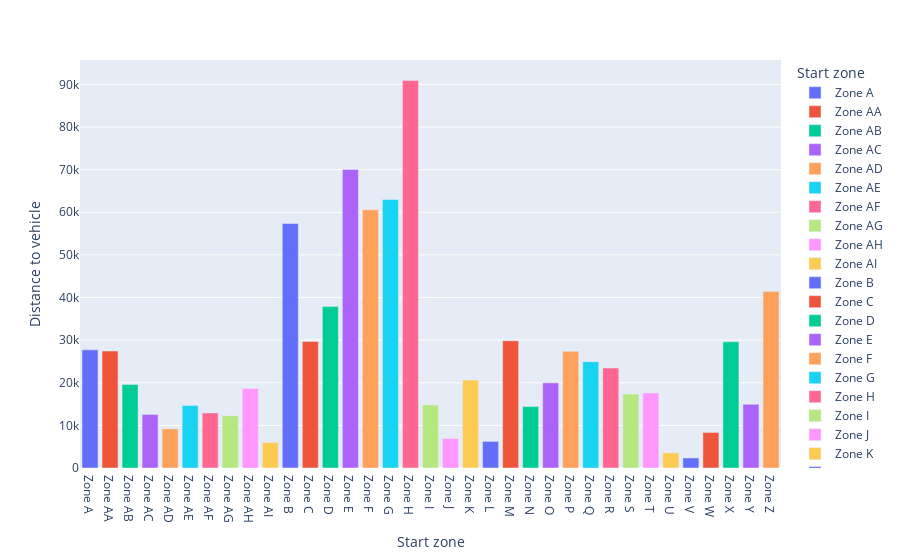

This figure's notebook cell:
### Code cell
df = performance_df
fig = px.bar(df, x="Start zone", y="Distance to vehicle", color="Start zone")
fig.show()

### Figure 1 — Plotly figure (JSON) as saved in the notebook; plotly's stock layout.template omitted (floating-point values rounded to 4 significant figures)
{"data": [{"alignmentgroup": "True", "hovertemplate": "Start zone=%{x}<br>Distance to vehicle=%{y}<extra></extra>", "legendgroup": "Zone A", "marker": {"color": "#636efa"}, "name": "Zone A", "offsetgroup": "Zone A", "orientation": "v", "showlegend": true, "textposition": "auto", "type": "bar", "x": ["Zone A"], "xaxis": "x", "y": [27718], "yaxis": "y"}, {"alignmentgroup": "True", "hovertemplate": "Start zone=%{x}<br>Distance to vehicle=%{y}<extra></extra>", "legendgroup": "Zone AA", "marker": {"color": "#EF553B"}, "name": "Zone AA", "offsetgroup": "Zone AA", "orientation": "v", "showlegend": true, "textposition": "auto", "type": "bar", "x": ["Zone AA"], "xaxis": "x", "y": [27450], "yaxis": "y"}, {"alignmentgroup": "True", "hovertemplate": "Start zone=%{x}<br>Distance to vehicle=%{y}<extra></extra>", "legendgroup": "Zone AB", "marker": {"color": "#00cc96"}, "name": "Zone AB", "offsetgroup": "Zone AB", "orientation": "v", "showlegend": true, "textposition": "auto", "type": "bar", "x": ["Zone AB"], "xaxis": "x", "y": [19565], "yaxis": "y"}, {"alignmentgroup": "True", "hovertemplate": "Start zone=%{x}<br>Distance to vehicle=%{y}<extra></extra>", "legendgroup": "Zone AC", "marker": {"color": "#ab63fa"}, "name": "Zone AC", "offsetgroup": "Zone AC", "orientation": "v", "showlegend": true, "textposition": "auto", "type": "bar", "x": ["Zone AC"], "xaxis": "x", "y": [12576], "yaxis": "y"}, {"alignmentgroup": "True", "hovertemplate": "Start zone=%{x}<br>Distance to vehicle=%{y}<extra></extra>", "legendgroup": "Zone AD", "marker": {"color": "#FFA15A"}, "name": "Zone AD", "offsetgroup": "Zone AD", "orientation": "v", "showlegend": true, "textposition": "auto", "type": "bar", "x": ["Zone AD"], "xaxis": "x", "y": [9191], "yaxis": "y"}, {"alignmentgroup": "True", "hovertemplate": "Start zone=%{x}<br>Distance to vehicle=%{y}<extra></extra>", "legendgroup": "Zone AE", "marker": {"color": "#19d3f3"}, "name": "Zone AE", "offsetgroup": "Zone AE", "orientation": "v", "showlegend": true, "textposition": "auto", "type": "bar", "x": ["Zone AE"], "xaxis": "x", "y": [14646], "yaxis": "y"}, {"alignmentgroup": "True", "hovertemplate": "Start zone=%{x}<br>Distance to vehicle=%{y}<extra></extra>", "legendgroup": "Zone AF", "marker": {"color": "#FF6692"}, "name": "Zone AF", "offsetgroup": "Zone AF", "orientation": "v", "showlegend": true, "textposition": "auto", "type": "bar", "x": ["Zone AF"], "xaxis": "x", "y": [12929], "yaxis": "y"}, {"alignmentgroup": "True", "hovertemplate": "Start zone=%{x}<br>Distance to vehicle=%{y}<extra></extra>", "legendgroup": "Zone AG", "marker": {"color": "#B6E880"}, "name": "Zone AG", "offsetgroup": "Zone AG", "orientation": "v", "showlegend": true, "textposition": "auto", "type": "bar", "x": ["Zone AG"], "xaxis": "x", "y": [12260], "yaxis": "y"}, {"alignmentgroup": "True", "hovertemplate": "Start zone=%{x}<br>Distance to vehicle=%{y}<extra></extra>", "legendgroup": "Zone AH", "marker": {"color": "#FF97FF"}, "name": "Zone AH", "offsetgroup": "Zone AH", "orientation": "v", "showlegend": true, "textposition": "auto", "type": "bar", "x": ["Zone AH"], "xaxis": "x", "y": [18657], "yaxis": "y"}, {"alignmentgroup": "True", "hovertemplate": "Start zone=%{x}<br>Distance to vehicle=%{y}<extra></extra>", "legendgroup": "Zone AI", "marker": {"color": "#FECB52"}, "name": "Zone AI", "offsetgroup": "Zone AI", "orientation": "v", "showlegend": true, "textposition": "auto", "type": "bar", "x": ["Zone AI"], "xaxis": "x", "y": [5971], "yaxis": "y"}, {"alignmentgroup": "True", "hovertemplate": "Start zone=%{x}<br>Distance to vehicle=%{y}<extra></extra>", "legendgroup": "Zone B", "marker": {"color": "#636efa"}, "name": "Zone B", "offsetgroup": "Zone B", "orientation": "v", "showlegend": true, "textposition": "auto", "type": "bar", "x": ["Zone B"], "xaxis": "x", "y": [57388], "yaxis": "y"}, {"alignmentgroup": "True", "hovertemplate": "Start zone=%{x}<br>Distance to vehicle=%{y}<extra></extra>", "legendgroup": "Zone C", "marker": {"color": "#EF553B"}, "name": "Zone C", "offsetgroup": "Zone C", "orientation": "v", "showlegend": true, "textposition": "auto", "type": "bar", "x": ["Zone C"], "xaxis": "x", "y": [29703], "yaxis": "y"}, {"alignmentgroup": "True", "hovertemplate": "Start zone=%{x}<br>Distance to vehicle=%{y}<extra></extra>", "legendgroup": "Zone D", "marker": {"color": "#00cc96"}, "name": "Zone D", "offsetgroup": "Zone D", "orientation": "v", "showlegend": true, "textposition": "auto", "type": "bar", "x": ["Zone D"], "xaxis": "x", "y": [37867], "yaxis": "y"}, {"alignmentgroup": "True", "hovertemplate": "Start zone=%{x}<br>Distance to vehicle=%{y}<extra></extra>", "legendgroup": "Zone E", "marker": {"color": "#ab63fa"}, "name": "Zone E", "offsetgroup": "Zone E", "orientation": "v", "showlegend": true, "textposition": "auto", "type": "bar", "x": ["Zone E"], "xaxis": "x", "y": [70048], "yaxis": "y"}, {"alignmentgroup": "True", "hovertemplate": "Start zone=%{x}<br>Distance to vehicle=%{y}<extra></extra>", "legendgroup": "Zone F", "marker": {"color": "#FFA15A"}, "name": "Zone F", "offsetgroup": "Zone F", "orientation": "v", "showlegend": true, "textposition": "auto", "type": "bar", "x": ["Zone F"], "xaxis": "x", "y": [60568], "yaxis": "y"}, {"alignmentgroup": "True", "hovertemplate": "Start zone=%{x}<br>Distance to vehicle=%{y}<extra></extra>", "legendgroup": "Zone G", "marker": {"color": "#19d3f3"}, "name": "Zone G", "offsetgroup": "Zone G", "orientation": "v", "showlegend": true, "textposition": "auto", "type": "bar", "x": ["Zone G"], "xaxis": "x", "y": [62997], "yaxis": "y"}, {"alignmentgroup": "True", "hovertemplate": "Start zone=%{x}<br>Distance to vehicle=%{y}<extra></extra>", "legendgroup": "Zone H", "marker": {"color": "#FF6692"}, "name": "Zone H", "offsetgroup": "Zone H", "orientation": "v", "showlegend": true, "textposition": "auto", "type": "bar", "x": ["Zone H"], "xaxis": "x", "y": [90942], "yaxis": "y"}, {"alignmentgroup": "True", "hovertemplate": "Start zone=%{x}<br>Distance to vehicle=%{y}<extra></extra>", "legendgroup": "Zone I", "marker": {"color": "#B6E880"}, "name": "Zone I", "offsetgroup": "Zone I", "orientation": "v", "showlegend": true, "textposition": "auto", "type": "bar", "x": ["Zone I"], "xaxis": "x", "y": [14810], "yaxis": "y"}, {"alignmentgroup": "True", "hovertemplate": "Start zone=%{x}<br>Distance to vehicle=%{y}<extra></extra>", "legendgroup": "Zone J", "marker": {"color": "#FF97FF"}, "name": "Zone J", "offsetgroup": "Zone J", "orientation": "v", "showlegend": true, "textposition": "auto", "type": "bar", "x": ["Zone J"], "xaxis": "x", "y": [6921], "yaxis": "y"}, {"alignmentgroup": "True", "hovertemplate": "Start zone=%{x}<br>Distance to vehicle=%{y}<extra></extra>", "legendgroup": "Zone K", "marker": {"color": "#FECB52"}, "name": "Zone K", "offsetgroup": "Zone K", "orientation": "v", "showlegend": true, "textposition": "auto", "type": "bar", "x": ["Zone K"], "xaxis": "x", "y": [20625], "yaxis": "y"}, {"alignmentgroup": "True", "hovertemplate": "Start zone=%{x}<br>Distance to vehicle=%{y}<extra></extra>", "legendgroup": "Zone L", "marker": {"color": "#636efa"}, "name": "Zone L", "offsetgroup": "Zone L", "orientation": "v", "showlegend": true, "textposition": "auto", "type": "bar", "x": ["Zone L"], "xaxis": "x", "y": [6247], "yaxis": "y"}, {"alignmentgroup": "True", "hovertemplate": "Start zone=%{x}<br>Distance to vehicle=%{y}<extra></extra>", "legendgroup": "Zone M", "marker": {"color": "#EF553B"}, "name": "Zone M", "offsetgroup": "Zone M", "orientation": "v", "showlegend": true, "textposition": "auto", "type": "bar", "x": ["Zone M"], "xaxis": "x", "y": [29853], "yaxis": "y"}, {"alignmentgroup": "True", "hovertemplate": "Start zone=%{x}<br>Distance to vehicle=%{y}<extra></extra>", "legendgroup": "Zone N", "marker": {"color": "#00cc96"}, "name": "Zone N", "offsetgroup": "Zone N", "orientation": "v", "showlegend": true, "textposition": "auto", "type": "bar", "x": ["Zone N"], "xaxis": "x", "y": [14401], "yaxis": "y"}, {"alignmentgroup": "True", "hovertemplate": "Start zone=%{x}<br>Distance to vehicle=%{y}<extra></extra>", "legendgroup": "Zone O", "marker": {"color": "#ab63fa"}, "name": "Zone O", "offsetgroup": "Zone O", "orientation": "v", "showlegend": true, "textposition": "auto", "type": "bar", "x": ["Zone O"], "xaxis": "x", "y": [19980], "yaxis": "y"}, {"alignmentgroup": "True", "hovertemplate": "Start zone=%{x}<br>Distance to vehicle=%{y}<extra></extra>", "legendgroup": "Zone P", "marker": {"color": "#FFA15A"}, "name": "Zone P", "offsetgroup": "Zone P", "orientation": "v", "showlegend": true, "textposition": "auto", "type": "bar", "x": ["Zone P"], "xaxis": "x", "y": [27401], "yaxis": "y"}, {"alignmentgroup": "True", "hovertemplate": "Start zone=%{x}<br>Distance to vehicle=%{y}<extra></extra>", "legendgroup": "Zone Q", "marker": {"color": "#19d3f3"}, "name": "Zone Q", "offsetgroup": "Zone Q", "orientation": "v", "showlegend": true, "textposition": "auto", "type": "bar", "x": ["Zone Q"], "xaxis": "x", "y": [24950], "yaxis": "y"}, {"alignmentgroup": "True", "hovertemplate": "Start zone=%{x}<br>Distance to vehicle=%{y}<extra></extra>", "legendgroup": "Zone R", "marker": {"color": "#FF6692"}, "name": "Zone R", "offsetgroup": "Zone R", "orientation": "v", "showlegend": true, "textposition": "auto", "type": "bar", "x": ["Zone R"], "xaxis": "x", "y": [23454], "yaxis": "y"}, {"alignmentgroup": "True", "hovertemplate": "Start zone=%{x}<br>Distance to vehicle=%{y}<extra></extra>", "legendgroup": "Zone S", "marker": {"color": "#B6E880"}, "name": "Zone S", "offsetgroup": "Zone S", "orientation": "v", "showlegend": true, "textposition": "auto", "type": "bar", "x": ["Zone S"], "xaxis": "x", "y": [17344], "yaxis": "y"}, {"alignmentgroup": "True", "hovertemplate": "Start zone=%{x}<br>Distance to vehicle=%{y}<extra></extra>", "legendgroup": "Zone T", "marker": {"color": "#FF97FF"}, "name": "Zone T", "offsetgroup": "Zone T", "orientation": "v", "showlegend": true, "textposition": "auto", "type": "bar", "x": ["Zone T"], "xaxis": "x", "y": [17606], "yaxis": "y"}, {"alignmentgroup": "True", "hovertemplate": "Start zone=%{x}<br>Distance to vehicle=%{y}<extra></extra>", "legendgroup": "Zone U", "marker": {"color": "#FECB52"}, "name": "Zone U", "offsetgroup": "Zone U", "orientation": "v", "showlegend": true, "textposition": "auto", "type": "bar", "x": ["Zone U"], "xaxis": "x", "y": [3558], "yaxis": "y"}, {"alignmentgroup": "True", "hovertemplate": "Start zone=%{x}<br>Distance to vehicle=%{y}<extra></extra>", "legendgroup": "Zone V", "marker": {"color": "#636efa"}, "name": "Zone V", "offsetgroup": "Zone V", "orientation": "v", "showlegend": true, "textposition": "auto", "type": "bar", "x": ["Zone V"], "xaxis": "x", "y": [2359], "yaxis": "y"}, {"alignmentgroup": "True", "hovertemplate": "Start zone=%{x}<br>Distance to vehicle=%{y}<extra></extra>", "legendgroup": "Zone W", "marker": {"color": "#EF553B"}, "name": "Zone W", "offsetgroup": "Zone W", "orientation": "v", "showlegend": true, "textposition": "auto", "type": "bar", "x": ["Zone W"], "xaxis": "x", "y": [8341], "yaxis": "y"}, {"alignmentgroup": "True", "hovertemplate": "Start zone=%{x}<br>Distance to vehicle=%{y}<extra></extra>", "legendgroup": "Zone X", "marker": {"color": "#00cc96"}, "name": "Zone X", "offsetgroup": "Zone X", "orientation": "v", "showlegend": true, "textposition": "auto", "type": "bar", "x": ["Zone X"], "xaxis": "x", "y": [29610], "yaxis": "y"}, {"alignmentgroup": "True", "hovertemplate": "Start zone=%{x}<br>Distance to vehicle=%{y}<extra></extra>", "legendgroup": "Zone Y", "marker": {"color": "#ab63fa"}, "name": "Zone Y", "offsetgroup": "Zone Y", "orientation": "v", "showlegend": true, "textposition": "auto", "type": "bar", "x": ["Zone Y"], "xaxis": "x", "y": [14959], "yaxis": "y"}, {"alignmentgroup": "True", "hovertemplate": "Start zone=%{x}<br>Distance to vehicle=%{y}<extra></extra>", "legendgroup": "Zone Z", "marker": {"color": "#FFA15A"}, "name": "Zone Z", "offsetgroup": "Zone Z", "orientation": "v", "showlegend": true, "textposition": "auto", "type": "bar", "x": ["Zone Z"], "xaxis": "x", "y": [41437], "yaxis": "y"}], "layout": {"barmode": "relative", "legend": {"title": {"text": "Start zone"}, "tracegroupgap": 0}, "margin": {"t": 60}, "xaxis": {"anchor": "y", "categoryarray": ["Zone A", "Zone AA", "Zone AB", "Zone AC", "Zone AD", "Zone AE", "Zone AF", "Zone AG", "Zone AH", "Zone AI", "Zone B", "Zone C", "Zone D", "Zone E", "Zone F", "Zone G", "Zone H", "Zone I", "Zone J", "Zone K", "Zone L", "Zone M", "Zone N", "Zone O", "Zone P", "Zone Q", "Zone R", "Zone S", "Zone T", "Zone U", "Zone V", "Zone W", "Zone X", "Zone Y", "Zone Z"], "categoryorder": "array", "domain": [0, 1], "title": {"text": "Start zone"}}, "yaxis": {"anchor": "x", "domain": [0, 1], "title": {"text": "Distance to vehicle"}}}}
